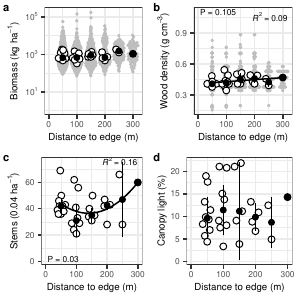

The R source for this figure:
# refs ----

library(here)
i_am(
  "figs/fig1.R"
)
#median,dist
#plotResultsTbl,cleanData
source(
  here(
    "analysis/stats.R"
  )
)
#plotResultsTbl
library(glue)
#annotate()

library(oir)
library(gginnards)
#append_layers()
library(ggpubr)
#ggarrange()


#

#userInput
#sortbyPvals

measure1a <- quote(
  kg17
)
yAxisLabel1a <- quote(
  "Aboveground biomass (kg)"
)
measure1b <- quote(
  spg
)
yAxisLabel1b <- quote(
  expression(
    paste(
      "Wood density (g"^-1,
      " cm"^-3,
      ")"
    )
  )
)
measure1c <- quote(
  stems
)
yAxisLabel1c <- quote(
  expression(
    paste(
      "Stems (441 m"^-2,
      ")"
    )
  )
)
measure1d <- quote(
  luz
)
yAxisLabel1d <- quote(
  "Canopy light (%)"
)


varForm <- median ~ dist
xAxisLabel <- quote(
  "Distance to edge (m)"
)
statData <- plotResultsTbl1
underData <- cleanData




#panel

graph1a <-  statData %>%
  dotGraph(
    measure1a,
    varForm[[3]],
    varForm[[2]],
    xAxisLabel,
    yAxisLabel1a,
    ..addBins = T,
    ..cleanData = underData,
    ..addCenters = T
  ) +
  scale_y_continuous(
    trans = "log10"
  )
graph1a



#panel

graph1b <- statData %>%
  dotGraph(
    measure1b,
    varForm[[3]],
    varForm[[2]],
    xAxisLabel,
    yAxisLabel1b,
    ..addBins = T,
    ..cleanData = underData,
    ..addCenters = T,
    ..addLines = T
  )
graph1b



#panel

statData$pval[[9]] <-
  #varsDoubled
  plotResultsTbl12$pval[[9 * 2]] %>%
  last()

graph1c <- statData %>%
  dotGraph(
    measure1c,
    varForm[[3]],
    varForm[[2]],
    xAxisLabel,
    yAxisLabel1c,
    ..addBins = T,
    # ..cleanData = underData,
    ..addCenters = T,
    ..addCurve = T
  )
graph1c



#panel

graph1d <- statData %>%
  dotGraph(
    measure1d,
    varForm[[3]],
    varForm[[2]],
    xAxisLabel,
    yAxisLabel1d,
    ..addBins = T,
    ..addCenters = T
  )
graph1d



fig1 <- ggarrange(
  graph1a,
  graph1b,
  graph1c,
  graph1d,
  nrow = 2,
  ncol = 2,
  labels = c(
    "a",
    "b",
    "c",
    "d"
  ),
  font.label = list(
    size = 8
  )
  # widths = 0.25,
  # heights = 0.25
)


fig1


ggsave(
  "fig1.pdf",
  fig1,
  path = "figs",
  width = 3,
  height = 3,
  units = "in"
)

ggsave(
  "fig1.png",
  fig1,
  path = "figs",
  width = 3,
  height = 3,
  units = "in"
)
